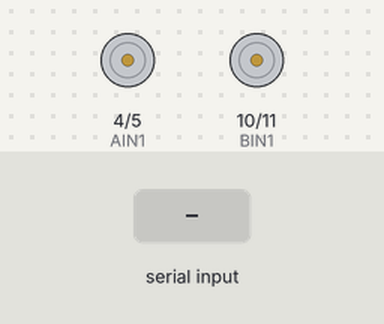
A sketch run on a simulated Arduino Nano, built with avr-gcc and run on an emulated ATmega328P. On the bench: motor-driver pin pairs drawn as motors (green arrow = first pin HIGH = forward, orange = second pin HIGH = backward, longer = more drive, scaled by the enable pin). The inputs (shaded band) are chosen by the test bench. What the sketch prints to the serial monitor is not drawn.

Above: at 1.2 s.
1.3 s: "f90\n" received over Serial
At 2.0 s:
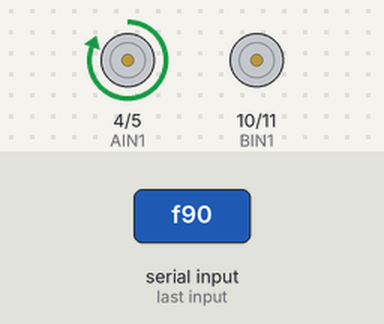
3.8 s: "b90\n" received over Serial
At 4.6 s:
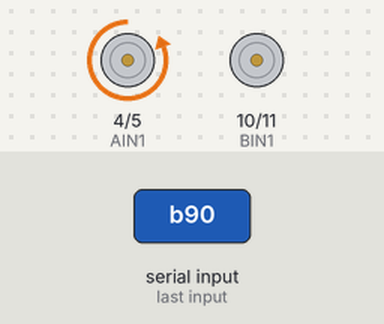
6.3 s: "g90\n" received over Serial
At 7.0 s:
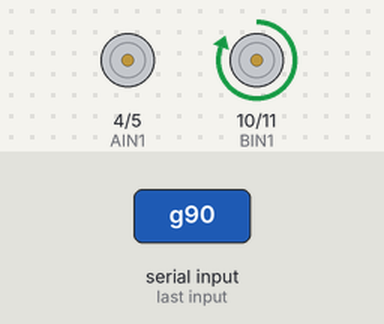
8.8 s: "n90\n" received over Serial
At 9.6 s:
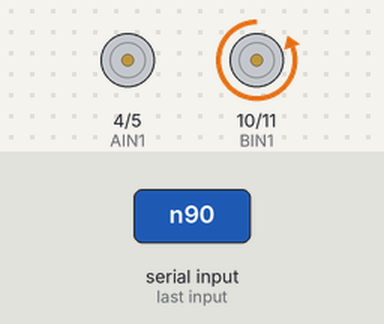
11.3 s: "f:45\n" received over Serial
At 13.3 s:
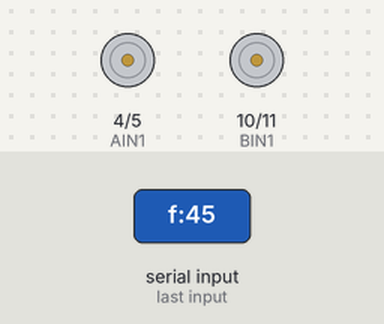
13.8 s: "b:45\n" received over Serial
At 14.4 s:
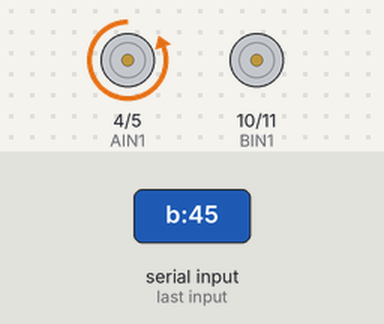
Timing chart, 0 to 16.8 s (numbered marks = the images above; inputs shaded):
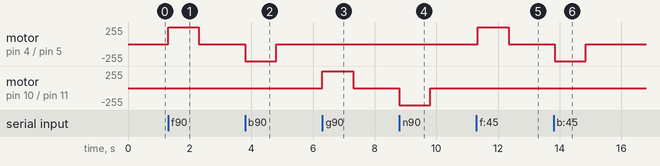

Measured:
- after the input at 1.3 s, motor on pin 4 (AIN1) / pin 5 (AIN2): stopped → forward 255/255 at once, → stopped 1.0 s later
- after the input at 3.8 s, motor on pin 4 (AIN1) / pin 5 (AIN2): stopped → backward 255/255 at once, → stopped 1.0 s later
- after the input at 6.3 s, motor on pin 10 (BIN1) / pin 11 (BIN2): stopped → forward 255/255 at once, → stopped 1.0 s later
- after the input at 8.8 s, motor on pin 10 (BIN1) / pin 11 (BIN2): stopped → backward 255/255 at once, → stopped 1.0 s later
- after the input at 11.3 s, motor on pin 4 (AIN1) / pin 5 (AIN2): stopped → forward 255/255 after 0.05 s, → stopped 1.0 s later
- after the input at 13.8 s, motor on pin 4 (AIN1) / pin 5 (AIN2): stopped → backward 255/255 after 0.05 s, → stopped 1.0 s later

The sketch:

Nano.ino
```cpp
#define PWMA 3   // 中指Middle (Motor A)PWM 引脚 m 开头的数字
#define AIN1 4
#define AIN2 5

#define PWMB 9   // 无名指Ring (Motor B)PWM 引脚 r 开头的数字
#define BIN1 10
#define BIN2 11

int pwmA = 255;            // 中指电机默认速度
int pwmB = 255;            // 无名指电机默认速度
int spinDuration = 1000;   // 默认旋转持续时间（毫秒）

void setup() {
  Serial.begin(115200);

  pinMode(PWMA, OUTPUT);
  pinMode(AIN1, OUTPUT);
  pinMode(AIN2, OUTPUT);

  pinMode(PWMB, OUTPUT);
  pinMode(BIN1, OUTPUT);
  pinMode(BIN2, OUTPUT);

  analogWrite(PWMA, 0);
  analogWrite(PWMB, 0);

  Serial.println("Thumb & Ring Finger Motor Control Ready");
  Serial.println("Use commands:");
  Serial.println("  f / b → Thumb (Motor A) forward/backward");
  Serial.println("  g / n → Ring finger (Motor B) forward/backward");
  Serial.println("  m### → Set speed for Thumb (Motor A)");
  Serial.println("  r### → Set speed for Ring (Motor B)");
  Serial.println("  ###  → Set spin duration (e.g., '500' = 500ms)");
  Serial.println("  e.g., 'f:500' means Motor A forward after 500ms delay");
}

void loop() {
  if (Serial.available()) {
    String input = Serial.readStringUntil('\n');
    input.trim(); // 清除空格与换行

    if (input.length() == 0) return;

    // === 设置单个电机速度 ===
    if (input.startsWith("m")) {
      int val = input.substring(1).toInt();
      if (val >= 0 && val <= 255) {
        pwmA = val;
        Serial.print("Set Middle finger (Motor A) speed to ");
        Serial.println(pwmA);
      } else {
        Serial.println("Invalid Motor A speed (0–255)");
      }
      return;
    }

    if (input.startsWith("r")) {
      int val = input.substring(1).toInt();
      if (val >= 0 && val <= 255) {
        pwmB = val;
        Serial.print("Set Ring finger (Motor B) speed to ");
        Serial.println(pwmB);
      } else {
        Serial.println("Invalid Motor B speed (0–255)");
      }
      return;
    }

    // === 设置旋转持续时间（输入纯数字） ===
    bool isNumber = true;
    for (unsigned int i = 0; i < input.length(); i++) {
      if (!isDigit(input.charAt(i))) {
        isNumber = false;
        break;
      }
    }

    if (isNumber) {
      int newDuration = input.toInt();
      if (newDuration > 0 && newDuration <= 5000) {
        spinDuration = newDuration;
        Serial.print("Updated spin duration to: ");
        Serial.print(spinDuration);
        Serial.println(" ms");
      } else {
        Serial.println("Invalid duration. Enter 1–5000 milliseconds.");
      }
      return;
    }

    // === 动作指令解析 ===
    char cmd = input.charAt(0);
    int delayTime = 0;

    int colonIndex = input.indexOf(':');
    if (colonIndex != -1) {
      delayTime = input.substring(colonIndex + 1).toInt();
    }

    if (delayTime > 0) delay(delayTime);

    // === Motor A（中指）===
    if (cmd == 'f') {
      digitalWrite(AIN1, HIGH);
      digitalWrite(AIN2, LOW);
      analogWrite(PWMA, pwmA);
      delay(spinDuration);
      analogWrite(PWMA, 0);
      Serial.println("Thumb (Motor A): FORWARD");
    }
    else if (cmd == 'b') {
      digitalWrite(AIN1, LOW);
      digitalWrite(AIN2, HIGH);
      analogWrite(PWMA, pwmA);
      delay(spinDuration);
      analogWrite(PWMA, 0);
      Serial.println("Thumb (Motor A): BACKWARD");
    }

    // === Motor B（无名指）===
    else if (cmd == 'g') {
      digitalWrite(BIN1, HIGH);
      digitalWrite(BIN2, LOW);
      analogWrite(PWMB, pwmB);
      delay(spinDuration);
      analogWrite(PWMB, 0);
      Serial.println("Ring finger (Motor B): FORWARD");
    }
    else if (cmd == 'n') {
      digitalWrite(BIN1, LOW);
      digitalWrite(BIN2, HIGH);
      analogWrite(PWMB, pwmB);
      delay(spinDuration);
      analogWrite(PWMB, 0);
      Serial.println("Ring finger (Motor B): BACKWARD");
    }

    else {
      Serial.println("Invalid command.");
    }
  }
}
```
